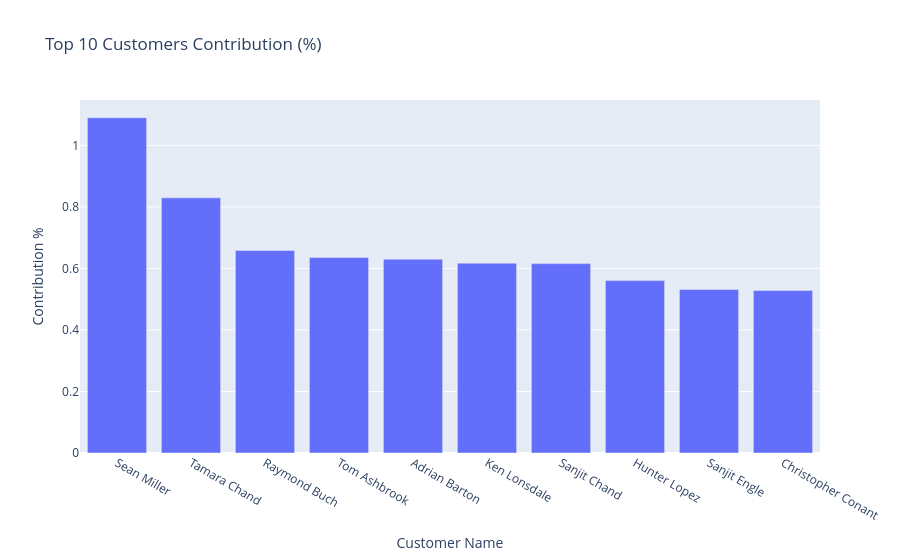

This figure's notebook cell:
### Code cell
fig = px.bar(
    top_customers,
    x='Customer Name',
    y='Contribution %',
    title='Top 10 Customers Contribution (%)'
)

fig.show()

### Figure 1 — Plotly figure (JSON) as saved in the notebook; plotly's stock layout.template omitted (floating-point values rounded to 4 significant figures)
{"data": [{"hovertemplate": "Customer Name=%{x}<br>Contribution %=%{y}<extra></extra>", "legendgroup": "", "marker": {"color": "#636efa", "pattern": {"shape": ""}}, "name": "", "orientation": "v", "showlegend": false, "textposition": "auto", "type": "bar", "x": ["Sean Miller", "Tamara Chand", "Raymond Buch", "Tom Ashbrook", "Adrian Barton", "Ken Lonsdale", "Sanjit Chand", "Hunter Lopez", "Sanjit Engle", "Christopher Conant"], "xaxis": "x", "y": [1.09, 0.8294, 0.6581, 0.6354, 0.6301, 0.6171, 0.6156, 0.5604, 0.5315, 0.528], "yaxis": "y"}], "layout": {"barmode": "relative", "legend": {"tracegroupgap": 0}, "title": {"text": "Top 10 Customers Contribution (%)"}, "xaxis": {"anchor": "y", "domain": [0, 1], "title": {"text": "Customer Name"}}, "yaxis": {"anchor": "x", "domain": [0, 1], "title": {"text": "Contribution %"}}}}
